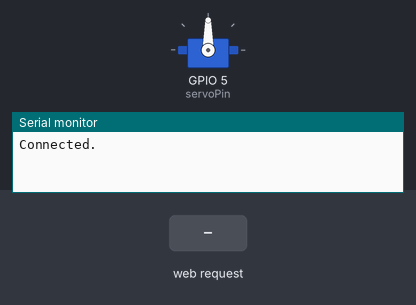
The sketch below on a simulated ESP8266 (NodeMCU). Parts: servo, the last lines printed to the serial monitor. The test bench sets the inputs (shaded band). WiFi joins after 1.5 s; servers stay silent unless stated.

Above: at 2.7 s.
2.8 s: HTTP request GET /turn/off received
At 3.3 s:
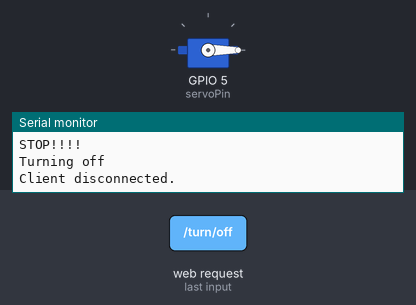
4.3 s: HTTP request GET /turn/on received
At 5.6 s:
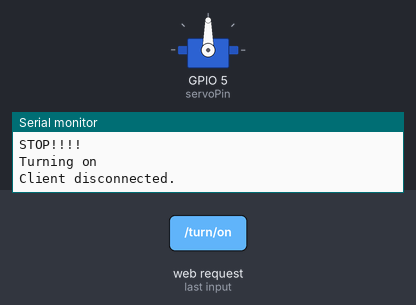
Timing chart, 0 to 7.3 s (numbered marks = the images above; inputs shaded):
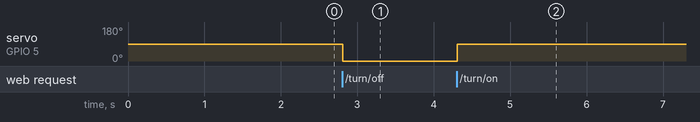

The sketch:

ESP8266_CODE.ino
```cpp
#include <Servo.h>
#include <ESP8266WiFi.h>
#include <DNSServer.h>
#include <ESP8266WebServer.h>
#include <WiFiManager.h>         // https://github.com/tzapu/WiFiManager, must install this library!

// Set web server port number to 80
WiFiServer server(80);

// Creates servo object
Servo servod1;

// Variable to store HTTP requests
String header;

// Auxiliar variables to store the current output state
String servoPinState = "0";

// Assigns the servos to this specific pin
const int servoPin= 5;

void setup() {
  Serial.begin(115200);
  int pos = 0;
  // Initialize the output variables as outputs
  servod1.attach(servoPin);
  // WiFiManager
  // Local intialization. Once its business is done, there is no need to keep it around
  WiFiManager wifiManager;


  // Uncomment and run it once, if you want to erase all the stored information
  //wifiManager.resetSettings();

  // Change values in brackets to rename
  wifiManager.autoConnect("SW TOGGLE DEVICE 1");

  // if you get here you have connected to the WiFi
  Serial.println("Connected.");

  server.begin();
}

void loop(){
  WiFiClient client = server.available();   // Listen for incoming clients

  if (client) {                             // If a new client connects,
    Serial.println("New Client.");          // print a message out in the serial port
    String currentLine = "";                // make a String to hold incoming data from the client
    while (client.connected()) {            // loop while the client's connected
      if (client.available()) {             // if there's bytes to read from the client,
        char c = client.read();             // read a byte, then
        Serial.write(c);                    // print it out the serial monitor
        header += c;
        if (c == '\n') {                    // if the byte is a newline character
          // if the current line is blank, you got two newline characters in a row.
          // that's the end of the client HTTP request, so send a response:
          if (currentLine.length() == 0) {
            // HTTP headers always start with a response code (e.g. HTTP/1.1 200 OK)
            // and a content-type so the client knows what's coming, then a blank line:
            client.println("HTTP/1.1 200 OK");
            client.println("Content-type:text/html");
            client.println("Connection: close");
            client.println();

            Serial.println("header: " + header);
            Serial.println("STOP!!!!");

            // turns the servos on and off
            if (header.indexOf("/turn/on") >= 0) {
              Serial.println("Turning on");
              // Turns the motors
              servod1.write(45);
              servod1.write(90);
              //Sends client back information
              if (servoPinState == "off") { //If it was off send "On_Success"
                client.println("On_Success");
              }
              if (servoPinState == "on") { //If it was on send "Already_On"
                client.println("Already_On");
              }
              servoPinState = "on"; //Tells arduino the state of the servo
            } else if (header.indexOf("/turn/off") >= 0) {
              Serial.println("Turning off");

              servod1.write(45);
              servod1.write(0);
              if (servoPinState == "on") {
                client.println("Off_Success");
              }
              if (servoPinState == "off") {
                client.println("Already_Off");
              }
              servoPinState = "off";
            }

            break;
          } else { // if you got a newline, then clear currentLine
            currentLine = "";
          }
        } else if (c != '\r') {  // if you got anything else but a carriage return character,
          currentLine += c;      // add it to the end of the currentLine
        }
      }
    }
    // Clear the header variable
    header = "";
    // Close the connection
    client.stop();
    Serial.println("Client disconnected.");
    Serial.println("");
  }
}
```

Measured:
- after the input at 2.8 s, servo on GPIO 5 (servoPin): 90° → 0° at once
- after the input at 4.3 s, servo on GPIO 5 (servoPin): 0° → 90° at once
